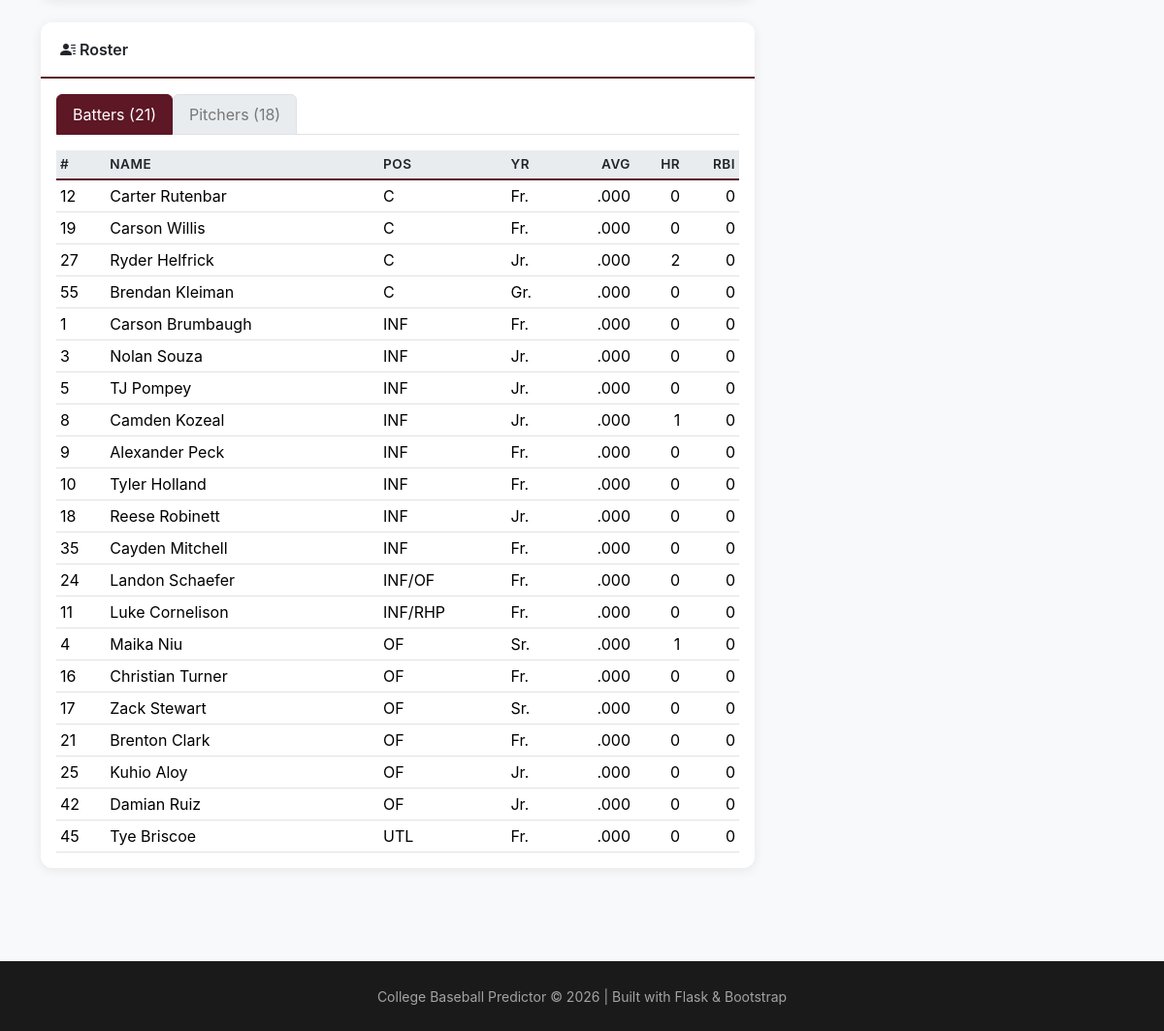
The page /team/arkansas (lower part) on the database as committed earlier.
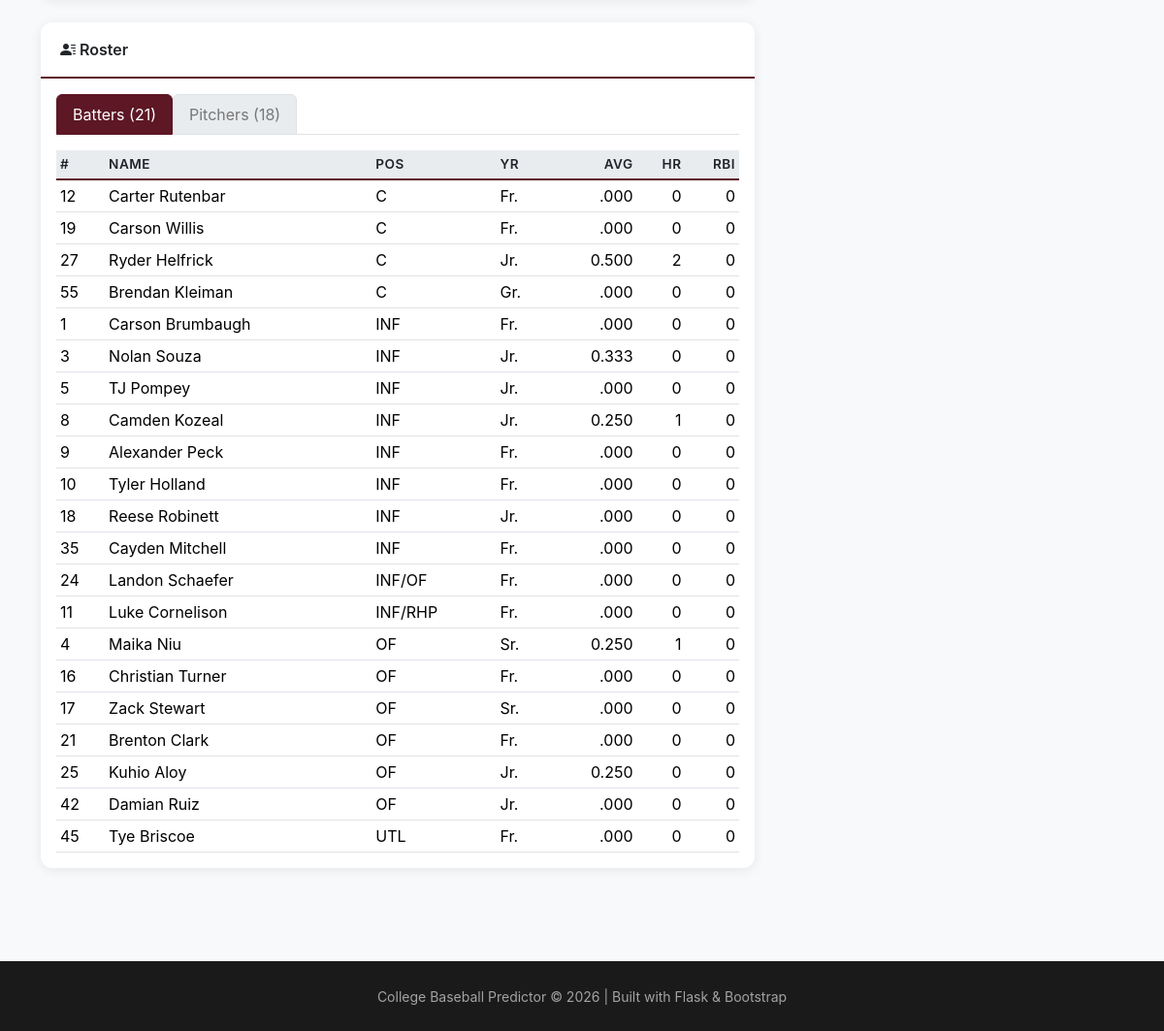
The same page on the database as committed later.
### tables this page shows
CREATE TABLE player_stats (
            id INTEGER PRIMARY KEY AUTOINCREMENT,
            team_id TEXT NOT NULL,
            name TEXT NOT NULL,
            number INTEGER,
            position TEXT,
            year TEXT,
            bats TEXT,
            throws TEXT,
            height TEXT,
            weight INTEGER,
            hometown TEXT,
            -- Batting stats
            games INTEGER DEFAULT 0,
            at_bats INTEGER DEFAULT 0,
            runs INTEGER DEFAULT 0,
            hits INTEGER DEFAULT 0,
            doubles INTEGER DEFAULT 0,
            triples INTEGER DEFAULT 0,
            home_runs INTEGER DEFAULT 0,
            rbi INTEGER DEFAULT 0,
            walks INTEGER DEFAULT 0,
            strikeouts INTEGER DEFAULT 0,
            stolen_bases INTEGER DEFAULT 0,
            caught_stealing INTEGER DEFAULT 0,
            batting_avg REAL DEFAULT 0,
            obp REAL DEFAULT 0,
            slg REAL DEFAULT 0,
            ops REAL DEFAULT 0,
            -- Pitching stats
            wins INTEGER DEFAULT 0,
            losses INTEGER DEFAULT 0,
            era REAL DEFAULT 0,
            games_pitched INTEGER DEFAULT 0,
            games_started INTEGER DEFAULT 0,
            saves INTEGER DEFAULT 0,
            innings_pitched REAL DEFAULT 0,
            hits_allowed INTEGER DEFAULT 0,
            runs_allowed INTEGER DEFAULT 0,
            earned_runs INTEGER DEFAULT 0,
            walks_allowed INTEGER DEFAULT 0,
            strikeouts_pitched INTEGER DEFAULT 0,
            whip REAL DEFAULT 0,
            k_per_9 REAL DEFAULT 0,
            bb_per_9 REAL DEFAULT 0,
            -- Metadata
            is_starter INTEGER DEFAULT 0,
            is_closer INTEGER DEFAULT 0,
            updated_at TEXT DEFAULT CURRENT_TIMESTAMP, season_pitches INTEGER DEFAULT 0, avg_pitch_count REAL DEFAULT 0, last_start_date TEXT, last_start_pitches INTEGER,
            UNIQUE(team_id, name)
        );

### web/app.py (the view)
@app.route('/team/<team_id>')
def team_detail(team_id):
    team = get_team_detail(team_id)
    if not team:
        return render_template('404.html', message="Team not found"), 404
    pitcher_positions = ('P', 'RHP', 'LHP')
    pitchers = [p for p in team['roster'] if p.get('position', '') in pitcher_positions
                or p.get('position', '').startswith(('RHP', 'LHP'))]
    batters = [p for p in team['roster'] if p not in pitchers]
    completed_games = [g for g in team['schedule'] if g['status'] == 'final']
    recent_form = completed_games[-10:] if completed_games else []
    return render_template('team_detail.html',
                          team=team,
                          batters=batters,
                          pitchers=pitchers,
                          recent_form=recent_form)

### scripts/database.py (called while the page is built)
def get_connection():
    DB_PATH.parent.mkdir(parents=True, exist_ok=True)
    conn = sqlite3.connect(DB_PATH)
    conn.row_factory = sqlite3.Row  # Dict-like access
    return conn

def get_team_runs(team_id):
    conn = get_connection()
    c = conn.cursor()
    c.execute('''
        SELECT
            SUM(CASE WHEN home_team_id = ? THEN home_score ELSE away_score END) as runs_scored,
            SUM(CASE WHEN home_team_id = ? THEN away_score ELSE home_score END) as runs_allowed,
            COUNT(*) as games
        FROM games
        WHERE (home_team_id = ? OR away_team_id = ?)
        AND status = 'final'
    ''', (team_id, team_id, team_id, team_id))
    row = c.fetchone()
    conn.close()
    return {
        'team_id': team_id,
        'runs_scored': row['runs_scored'] or 0,
        'runs_allowed': row['runs_allowed'] or 0,
        'games': row['games'] or 0
    }

### web/templates/team_detail.html (shortened to what this page needs)
{% extends "base.html" %}
{% block content %}
<div class="row">
    <div class="col-lg-8">
        {% if batters or pitchers %}
        <div class="card">
            <div class="card-header">
                <i class="bi bi-person-lines-fill"></i> Roster
            </div>
            <div class="card-body">
                <ul class="nav nav-tabs" role="tablist">
                    <li class="nav-item">
                        <button class="nav-link active" data-bs-toggle="tab" data-bs-target="#batters">
                            Batters ({{ batters|length }})
                        </button>
                    </li>
                    <li class="nav-item">
                        <button class="nav-link" data-bs-toggle="tab" data-bs-target="#pitchers">
                            Pitchers ({{ pitchers|length }})
                        </button>
                    </li>
                </ul>
                <div class="tab-content pt-3">
                    <div class="tab-pane fade show active" id="batters">
                        {% if batters %}
                        <div class="table-responsive">
                            <table class="table table-sm">
                                <thead>
                                    <tr>
                                        <th>#</th>
                                        <th>Name</th>
                                        <th>Pos</th>
                                        <th>Yr</th>
                                        <th class="text-end">AVG</th>
                                        <th class="text-end">HR</th>
                                        <th class="text-end">RBI</th>
                                    </tr>
                                </thead>
                                <tbody>
                                    {% for player in batters %}
                                    <tr>
                                        <td>{{ player.number or '' }}</td>
                                        <td>{{ player.name }}</td>
                                        <td>{{ player.position }}</td>
                                        <td>{{ player.year }}</td>
                                        <td class="text-end">{{ '%.3f'|format(player.batting_avg) if player.batting_avg else '.000' }}</td>
                                        <td class="text-end">{{ player.home_runs or 0 }}</td>
                                        <td class="text-end">{{ player.rbis or 0 }}</td>
                                    </tr>
                                    {% endfor %}
                                </tbody>
                            </table>
                        </div>
                        {% else %}
                        <p class="text-muted">No batting stats available</p>
                        {% endif %}
                    </div>
                </div>
            </div>
        </div>
        {% endif %}
    </div>
    <div class="col-lg-4">
    </div>
</div>
{% endblock %}

### web/templates/base.html (shortened to what this page needs)
<!DOCTYPE html>
<html lang="en" data-theme="light">
<head>
    <link href="https://cdn.jsdelivr.net/npm/bootstrap@5.3.2/dist/css/bootstrap.min.css" rel="stylesheet">
    <link href="https://cdn.jsdelivr.net/npm/bootstrap-icons@1.11.1/font/bootstrap-icons.css" rel="stylesheet">
</head>
<body>
    <main class="container py-4">
        {% block content %}{% endblock %}
    </main>
    <footer class="footer">
        <div class="container text-center">
            <small>College Baseball Predictor &copy; 2026 | Built with Flask & Bootstrap</small>
        </div>
    </footer>
</body>
</html>

### web/templates/base.html (style rules this page uses)
:root { --maroon: #5D1725; --maroon-dark: #4a1120; --grey: #777777; --dark: #1a1a1a; --light-grey: #e9ecef; --bg-body: #f8f9fa; --bg-card: #ffffff; --bg-card-header: #ffffff; --text-primary: #212529; --text-muted: #6c757d; --border-color: #dee2e6; --table-hover-bg: rgba(93, 23, 37, 0.05); --navbar-bg: #1a1a1a; }
body { background-color: var(--bg-body); color: var(--text-primary); font-family: -apple-system, BlinkMacSystemFont, 'Segoe UI', Roboto, Oxygen, Ubuntu, sans-serif; transition: background-color 0.3s, color 0.3s; }
.card { border: none; border-radius: 12px; box-shadow: 0 2px 12px rgba(0,0,0,0.08); margin-bottom: 1.5rem; background-color: var(--bg-card); color: var(--text-primary); }
.card-header { background-color: var(--bg-card-header); border-bottom: 2px solid #5D1725; font-weight: 600; padding: 1rem 1.25rem; border-radius: 12px 12px 0 0 !important; color: var(--text-primary); }
.card .nav-link { color: var(--grey) !important; background-color: var(--light-grey); border: 1px solid var(--border-color); }
.card .nav-link.active { color: white !important; background-color: #5D1725 !important; border-color: #5D1725; }
.table { margin-bottom: 0; color: var(--text-primary); }
.table thead th { background-color: var(--light-grey); border-bottom: 2px solid #5D1725; font-weight: 600; font-size: 0.85rem; text-transform: uppercase; letter-spacing: 0.5px; color: var(--text-primary); }
.footer { background-color: var(--navbar-bg); color: rgba(255,255,255,0.6); padding: 1.5rem 0; margin-top: 3rem; }

Rows that differ between the two databases and show on the page:
changed player_stats "Ryder Helfrick": batting_avg ".000" → "0.500"
changed player_stats "Nolan Souza": batting_avg ".000" → "0.333"
changed player_stats "Camden Kozeal": batting_avg ".000" → "0.250"
changed player_stats "Maika Niu": batting_avg ".000" → "0.250"
changed player_stats "Kuhio Aloy": batting_avg ".000" → "0.250"
